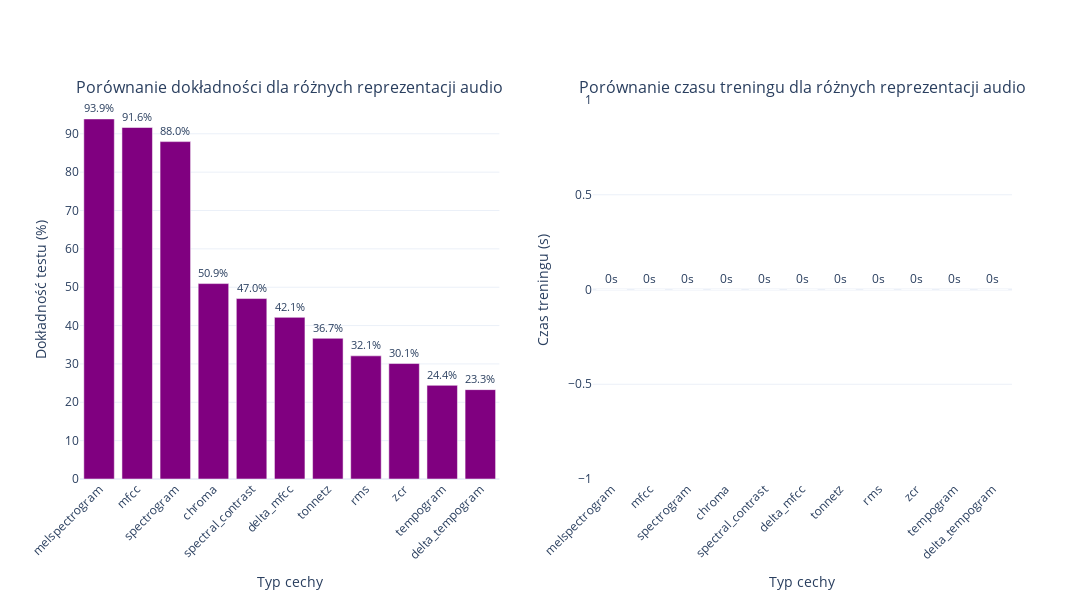
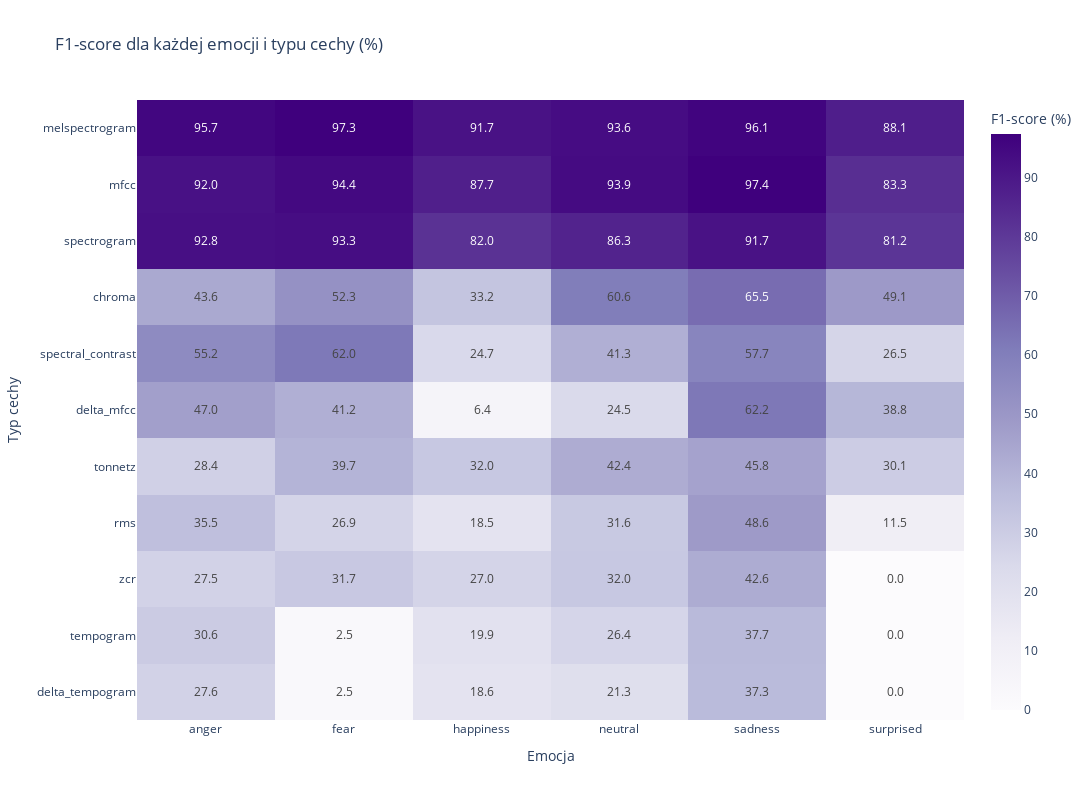
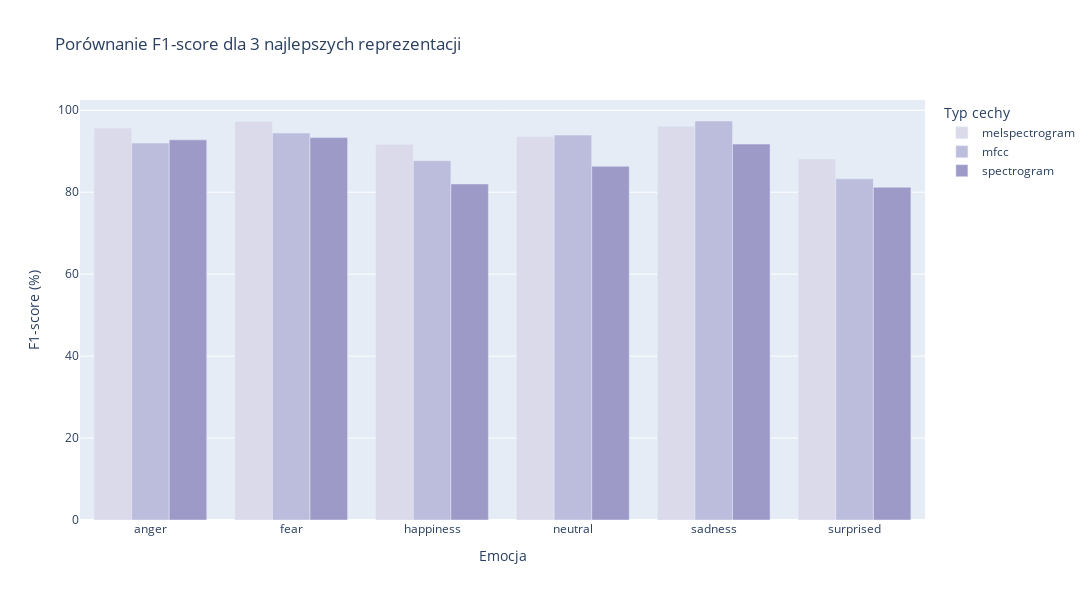
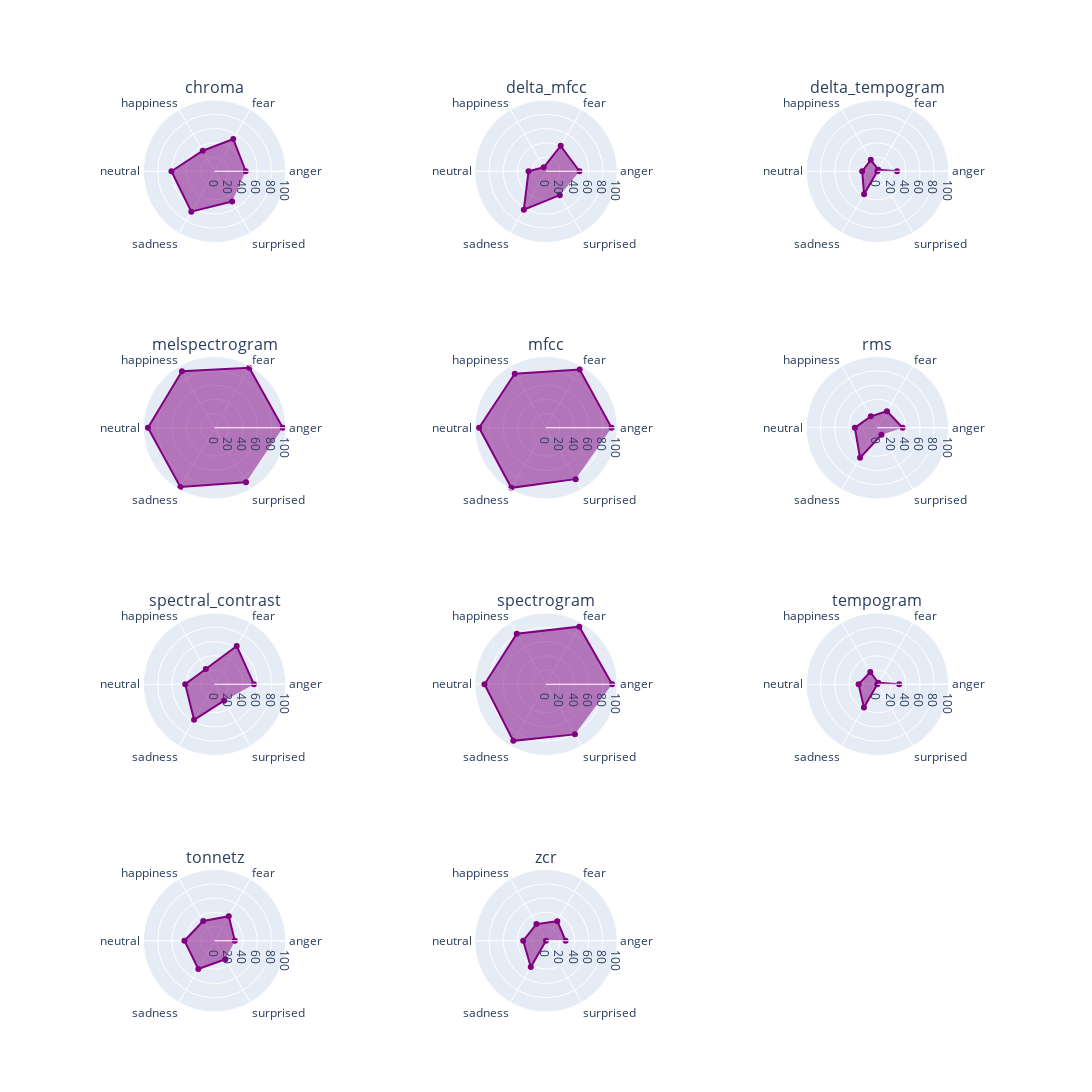

Source (notebook cell) for these figures, in order:
### Markdown cell above
## Generowanie Wizualizacji Wyników Analizy

 Funkcja `generate_all_visualizations` automatycznie generuje i zapisuje wizualizacje wyników analizy różnych cech audio. Funkcja wyszukuje katalog z wynikami, odczytuje dane dotyczące dokładności i emocji, sortuje wyniki według dokładności, zapisuje je do plików CSV oraz tworzy wykresy porównawcze i wizualizacje emocji, zapisując je w odpowiednich lokalizacjach.

### Code cell
def generate_all_visualizations():
    """Generuje i zapisuje wszystkie wizualizacje wyników analizy."""
    # Wyszukiwanie katalogu z wynikami
    base_dir = find_results_directory()
    if base_dir is None:
        return
    
    # Odczyt wyników z plików
    results_df = read_results_from_files(base_dir)
    emotions_df = read_emotion_results(base_dir)
    
    # Ustalenie katalogu do zapisu
    save_dir = base_dir
    
    # Przetwarzanie wyników dokładności
    if results_df is not None and not results_df.empty:
        # Sortowanie wyników według dokładności w porządku malejącym
        results_df = results_df.sort_values('Test Accuracy (%)', ascending=False)
        
        # Wyświetlenie DataFrame dla przeglądu wyników
        print(f"\nZnalezione wyniki dokładności:\n{results_df}")
        
        # Zapis wyników do pliku CSV
        csv_path = os.path.join(save_dir, 'feature_comparison_summary_auto.csv')
        results_df.to_csv(csv_path, index=False)
        print(f"Zapisano wyniki dokładności do: {csv_path}")
        
        # Generowanie wykresu porównania dokładności
        combined_path = generate_accuracy_comparison_plot(results_df, save_dir)
        print(f"Zapisano wykres porównania dokładności do: {combined_path}")
    else:
        print("Brak danych dokładności do wygenerowania wykresów.")
    
    # Przetwarzanie wyników emocji
    if emotions_df is not None and not emotions_df.empty:
        # Zapis wyników emocji do pliku CSV
        emotions_csv_path = os.path.join(save_dir, 'emotions_comparison_auto.csv')
        emotions_df.to_csv(emotions_csv_path, index=False)
        print(f"\nZapisano wyniki emocji do: {emotions_csv_path}")
        
        # Generowanie wizualizacji emocji
        emotion_paths = generate_emotion_visualizations(emotions_df, results_df, save_dir)
        print("\nWygenerowane wizualizacje emocji:")
        for name, path in emotion_paths.items():
            if path:
                print(f"- {name}: {path}")
        
        print("\nGenerowanie wszystkich wizualizacji zakończone pomyślnie.")
    else:
        print("Brak danych emocji do wygenerowania wykresów.")

# Uruchomienie generowania wszystkich wizualizacji
generate_all_visualizations()

### Figure 1 — Plotly figure (JSON) as saved in the notebook; plotly's stock layout.template omitted (floating-point values rounded to 4 significant figures)
{"data": [{"marker": {"color": "purple"}, "name": "Dokładność", "text": ["93.9%", "91.6%", "88.0%", "50.9%", "47.0%", "42.1%", "36.7%", "32.1%", "30.1%", "24.4%", "23.3%"], "textposition": "outside", "type": "bar", "x": ["melspectrogram", "mfcc", "spectrogram", "chroma", "spectral_contrast", "delta_mfcc", "tonnetz", "rms", "zcr", "tempogram", "delta_tempogram"], "xaxis": "x", "y": [93.87, 91.64, 87.96, 50.95, 47.05, 42.14, 36.68, 32.11, 30.1, 24.41, 23.3], "yaxis": "y"}, {"marker": {"color": "purple"}, "name": "Czas treningu", "text": ["0s", "0s", "0s", "0s", "0s", "0s", "0s", "0s", "0s", "0s", "0s"], "textposition": "outside", "type": "bar", "x": ["melspectrogram", "mfcc", "spectrogram", "chroma", "spectral_contrast", "delta_mfcc", "tonnetz", "rms", "zcr", "tempogram", "delta_tempogram"], "xaxis": "x2", "y": [0, 0, 0, 0, 0, 0, 0, 0, 0, 0, 0], "yaxis": "y2"}], "layout": {"annotations": [{"font": {"size": 16}, "showarrow": false, "text": "Porównanie dokładności dla różnych reprezentacji audio", "x": 0.225, "xanchor": "center", "xref": "paper", "y": 1, "yanchor": "bottom", "yref": "paper"}, {"font": {"size": 16}, "showarrow": false, "text": "Porównanie czasu treningu dla różnych reprezentacji audio", "x": 0.775, "xanchor": "center", "xref": "paper", "y": 1, "yanchor": "bottom", "yref": "paper"}], "height": 600, "showlegend": false, "width": 1200, "xaxis": {"anchor": "y", "domain": [0, 0.45], "tickangle": -45, "title": {"text": "Typ cechy"}}, "xaxis2": {"anchor": "y2", "domain": [0.55, 1], "tickangle": -45, "title": {"text": "Typ cechy"}}, "yaxis": {"anchor": "x", "domain": [0, 1], "title": {"text": "Dokładność testu (%)"}}, "yaxis2": {"anchor": "x2", "domain": [0, 1], "title": {"text": "Czas treningu (s)"}}}}

### Figure 2 — Plotly figure (JSON) as saved in the notebook; plotly's stock layout.template omitted (floating-point values rounded to 4 significant figures)
{"data": [{"coloraxis": "coloraxis", "hovertemplate": "Emotion: %{x}<br>Feature Type: %{y}<br>color: %{z}<extra></extra>", "name": "0", "texttemplate": "%{z:.1f}", "type": "heatmap", "x": ["anger", "fear", "happiness", "neutral", "sadness", "surprised"], "xaxis": "x", "y": ["melspectrogram", "mfcc", "spectrogram", "chroma", "spectral_contrast", "delta_mfcc", "tonnetz", "rms", "zcr", "tempogram", "delta_tempogram"], "yaxis": "y", "z": [[95.65, 97.28, 91.69, 93.62, 96.13, 88.12], [92.0, 94.44, 87.71, 93.94, 97.39, 83.27], [92.78, 93.33, 82.02, 86.34, 91.75, 81.23], [43.64, 52.33, 33.21, 60.59, 65.51, 49.11], [55.15, 62.05, 24.68, 41.27, 57.68, 26.54], [47.02, 41.22, 6.369, 24.49, 62.24, 38.76], [28.36, 39.68, 31.98, 42.38, 45.76, 30.08], [35.47, 26.85, 18.49, 31.63, 48.65, 11.46], [27.51, 31.74, 26.95, 32.04, 42.6, 0.0], [30.63, 2.454, 19.93, 26.35, 37.72, 0.0], [27.6, 2.484, 18.56, 21.33, 37.34, 0.0]]}], "layout": {"coloraxis": {"colorbar": {"title": {"text": "F1-score (%)"}}, "colorscale": [[0, "rgb(252,251,253)"], [0.125, "rgb(239,237,245)"], [0.25, "rgb(218,218,235)"], [0.375, "rgb(188,189,220)"], [0.5, "rgb(158,154,200)"], [0.625, "rgb(128,125,186)"], [0.75, "rgb(106,81,163)"], [0.875, "rgb(84,39,143)"], [1, "rgb(63,0,125)"]]}, "height": 800, "title": {"text": "F1-score dla każdej emocji i typu cechy (%)"}, "width": 1200, "xaxis": {"anchor": "y", "domain": [0, 1], "title": {"text": "Emocja"}}, "yaxis": {"anchor": "x", "autorange": "reversed", "domain": [0, 1], "title": {"text": "Typ cechy"}}}}

### Figure 3 — Plotly figure (JSON) as saved in the notebook; plotly's stock layout.template omitted (floating-point values rounded to 4 significant figures)
{"data": [{"alignmentgroup": "True", "hovertemplate": "Feature Type=melspectrogram<br>Emotion=%{x}<br>F1-score=%{y}<extra></extra>", "legendgroup": "melspectrogram", "marker": {"color": "rgb(218,218,235)", "pattern": {"shape": ""}}, "name": "melspectrogram", "offsetgroup": "melspectrogram", "orientation": "v", "showlegend": true, "textposition": "auto", "type": "bar", "x": ["anger", "fear", "happiness", "neutral", "sadness", "surprised"], "xaxis": "x", "y": [95.65, 97.28, 91.69, 93.62, 96.13, 88.12], "yaxis": "y"}, {"alignmentgroup": "True", "hovertemplate": "Feature Type=mfcc<br>Emotion=%{x}<br>F1-score=%{y}<extra></extra>", "legendgroup": "mfcc", "marker": {"color": "rgb(188,189,220)", "pattern": {"shape": ""}}, "name": "mfcc", "offsetgroup": "mfcc", "orientation": "v", "showlegend": true, "textposition": "auto", "type": "bar", "x": ["anger", "fear", "happiness", "neutral", "sadness", "surprised"], "xaxis": "x", "y": [92.0, 94.44, 87.71, 93.94, 97.39, 83.27], "yaxis": "y"}, {"alignmentgroup": "True", "hovertemplate": "Feature Type=spectrogram<br>Emotion=%{x}<br>F1-score=%{y}<extra></extra>", "legendgroup": "spectrogram", "marker": {"color": "rgb(158,154,200)", "pattern": {"shape": ""}}, "name": "spectrogram", "offsetgroup": "spectrogram", "orientation": "v", "showlegend": true, "textposition": "auto", "type": "bar", "x": ["anger", "fear", "happiness", "neutral", "sadness", "surprised"], "xaxis": "x", "y": [92.78, 93.33, 82.02, 86.34, 91.75, 81.23], "yaxis": "y"}], "layout": {"barmode": "group", "height": 600, "legend": {"title": {"text": "Typ cechy"}, "tracegroupgap": 0}, "title": {"text": "Porównanie F1-score dla 3 najlepszych reprezentacji"}, "width": 1200, "xaxis": {"anchor": "y", "domain": [0, 1], "title": {"text": "Emocja"}}, "yaxis": {"anchor": "x", "domain": [0, 1], "title": {"text": "F1-score (%)"}}}}

### Figure 4 — Plotly figure (JSON) as saved in the notebook; plotly's stock layout.template omitted (floating-point values rounded to 4 significant figures)
{"data": [{"fill": "toself", "line": {"color": "purple"}, "name": "chroma", "r": [43.64, 52.33, 33.21, 60.59, 65.51, 49.11], "subplot": "polar", "theta": ["anger", "fear", "happiness", "neutral", "sadness", "surprised"], "type": "scatterpolar"}, {"fill": "toself", "line": {"color": "purple"}, "name": "delta_mfcc", "r": [47.02, 41.22, 6.369, 24.49, 62.24, 38.76], "subplot": "polar2", "theta": ["anger", "fear", "happiness", "neutral", "sadness", "surprised"], "type": "scatterpolar"}, {"fill": "toself", "line": {"color": "purple"}, "name": "delta_tempogram", "r": [27.6, 2.484, 18.56, 21.33, 37.34, 0.0], "subplot": "polar3", "theta": ["anger", "fear", "happiness", "neutral", "sadness", "surprised"], "type": "scatterpolar"}, {"fill": "toself", "line": {"color": "purple"}, "name": "melspectrogram", "r": [95.65, 97.28, 91.69, 93.62, 96.13, 88.12], "subplot": "polar4", "theta": ["anger", "fear", "happiness", "neutral", "sadness", "surprised"], "type": "scatterpolar"}, {"fill": "toself", "line": {"color": "purple"}, "name": "mfcc", "r": [92.0, 94.44, 87.71, 93.94, 97.39, 83.27], "subplot": "polar5", "theta": ["anger", "fear", "happiness", "neutral", "sadness", "surprised"], "type": "scatterpolar"}, {"fill": "toself", "line": {"color": "purple"}, "name": "rms", "r": [35.47, 26.85, 18.49, 31.63, 48.65, 11.46], "subplot": "polar6", "theta": ["anger", "fear", "happiness", "neutral", "sadness", "surprised"], "type": "scatterpolar"}, {"fill": "toself", "line": {"color": "purple"}, "name": "spectral_contrast", "r": [55.15, 62.05, 24.68, 41.27, 57.68, 26.54], "subplot": "polar7", "theta": ["anger", "fear", "happiness", "neutral", "sadness", "surprised"], "type": "scatterpolar"}, {"fill": "toself", "line": {"color": "purple"}, "name": "spectrogram", "r": [92.78, 93.33, 82.02, 86.34, 91.75, 81.23], "subplot": "polar8", "theta": ["anger", "fear", "happiness", "neutral", "sadness", "surprised"], "type": "scatterpolar"}, {"fill": "toself", "line": {"color": "purple"}, "name": "tempogram", "r": [30.63, 2.454, 19.93, 26.35, 37.72, 0.0], "subplot": "polar9", "theta": ["anger", "fear", "happiness", "neutral", "sadness", "surprised"], "type": "scatterpolar"}, {"fill": "toself", "line": {"color": "purple"}, "name": "tonnetz", "r": [28.36, 39.68, 31.98, 42.38, 45.76, 30.08], "subplot": "polar10", "theta": ["anger", "fear", "happiness", "neutral", "sadness", "surprised"], "type": "scatterpolar"}, {"fill": "toself", "line": {"color": "purple"}, "name": "zcr", "r": [27.51, 31.74, 26.95, 32.04, 42.6, 0.0], "subplot": "polar11", "theta": ["anger", "fear", "happiness", "neutral", "sadness", "surprised"], "type": "scatterpolar"}], "layout": {"annotations": [{"font": {"size": 16}, "showarrow": false, "text": "chroma", "x": 0.1444, "xanchor": "center", "xref": "paper", "y": 1, "yanchor": "bottom", "yref": "paper"}, {"font": {"size": 16}, "showarrow": false, "text": "delta_mfcc", "x": 0.5, "xanchor": "center", "xref": "paper", "y": 1, "yanchor": "bottom", "yref": "paper"}, {"font": {"size": 16}, "showarrow": false, "text": "delta_tempogram", "x": 0.8556, "xanchor": "center", "xref": "paper", "y": 1, "yanchor": "bottom", "yref": "paper"}, {"font": {"size": 16}, "showarrow": false, "text": "melspectrogram", "x": 0.1444, "xanchor": "center", "xref": "paper", "y": 0.7188, "yanchor": "bottom", "yref": "paper"}, {"font": {"size": 16}, "showarrow": false, "text": "mfcc", "x": 0.5, "xanchor": "center", "xref": "paper", "y": 0.7188, "yanchor": "bottom", "yref": "paper"}, {"font": {"size": 16}, "showarrow": false, "text": "rms", "x": 0.8556, "xanchor": "center", "xref": "paper", "y": 0.7188, "yanchor": "bottom", "yref": "paper"}, {"font": {"size": 16}, "showarrow": false, "text": "spectral_contrast", "x": 0.1444, "xanchor": "center", "xref": "paper", "y": 0.4375, "yanchor": "bottom", "yref": "paper"}, {"font": {"size": 16}, "showarrow": false, "text": "spectrogram", "x": 0.5, "xanchor": "center", "xref": "paper", "y": 0.4375, "yanchor": "bottom", "yref": "paper"}, {"font": {"size": 16}, "showarrow": false, "text": "tempogram", "x": 0.8556, "xanchor": "center", "xref": "paper", "y": 0.4375, "yanchor": "bottom", "yref": "paper"}, {"font": {"size": 16}, "showarrow": false, "text": "tonnetz", "x": 0.1444, "xanchor": "center", "xref": "paper", "y": 0.1562, "yanchor": "bottom", "yref": "paper"}, {"font": {"size": 16}, "showarrow": false, "text": "zcr", "x": 0.5, "xanchor": "center", "xref": "paper", "y": 0.1562, "yanchor": "bottom", "yref": "paper"}], "height": 1520, "polar": {"domain": {"x": [0, 0.2889], "y": [0.8438, 1]}, "radialaxis": {"range": [0, 100], "visible": true}}, "polar10": {"domain": {"x": [0, 0.2889], "y": [0, 0.1562]}, "radialaxis": {"range": [0, 100], "visible": true}}, "polar11": {"domain": {"x": [0.3556, 0.6444], "y": [0, 0.1562]}, "radialaxis": {"range": [0, 100], "visible": true}}, "polar12": {"domain": {"x": [0.7111, 1], "y": [0, 0.1562]}}, "polar2": {"domain": {"x": [0.3556, 0.6444], "y": [0.8438, 1]}, "radialaxis": {"range": [0, 100], "visible": true}}, "polar3": {"domain": {"x": [0.7111, 1], "y": [0.8438, 1]}, "radialaxis": {"range": [0, 100], "visible": true}}, "polar4": {"domain": {"x": [0, 0.2889], "y": [0.5625, 0.7188]}, "radialaxis": {"range": [0, 100], "visible": true}}, "polar5": {"domain": {"x": [0.3556, 0.6444], "y": [0.5625, 0.7188]}, "radialaxis": {"range": [0, 100], "visible": true}}, "polar6": {"domain": {"x": [0.7111, 1], "y": [0.5625, 0.7188]}, "radialaxis": {"range": [0, 100], "visible": true}}, "polar7": {"domain": {"x": [0, 0.2889], "y": [0.2812, 0.4375]}, "radialaxis": {"range": [0, 100], "visible": true}}, "polar8": {"domain": {"x": [0.3556, 0.6444], "y": [0.2812, 0.4375]}, "radialaxis": {"range": [0, 100], "visible": true}}, "polar9": {"domain": {"x": [0.7111, 1], "y": [0.2812, 0.4375]}, "radialaxis": {"range": [0, 100], "visible": true}}, "showlegend": false, "width": 1200}}
